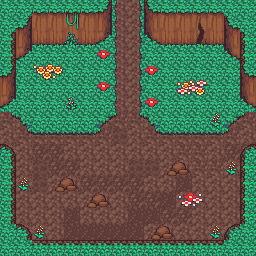

This is a level from a 2D game, rendered from its Tiled map with the project's own tilesets. A one-line summary and the complete map file follow:
An orthogonal 16x16 tile map with 16x16 px tiles, 4 tile layers (Base, Detalhes do Chão, TemplateParedes, Paredes) and 17 objects (17x Wall).

<map version="1.5" tiledversion="1.6.0" orientation="orthogonal" renderorder="right-down" width="16" height="16" tilewidth="16" tileheight="16" infinite="0" nextlayerid="7" nextobjectid="23">
 <tileset firstgid="1" source="texture/Jungle_Tileset.tsx" />
 <layer id="1" name="Base" width="16" height="16">
  <data encoding="csv">
46,46,46,46,184,46,46,46,46,46,46,46,46,46,46,46,
46,46,46,46,206,46,46,46,46,46,46,46,46,46,46,46,
46,46,46,46,228,24,46,46,46,46,46,46,46,46,46,46,
46,46,24,24,24,24,24,61,63,24,24,24,24,24,46,46,
46,24,24,24,24,24,24,61,63,24,24,24,24,24,24,46,
46,24,24,24,24,24,24,61,63,24,24,24,24,24,24,46,
46,24,24,24,24,24,24,61,63,24,24,24,24,24,24,46,
64,41,24,24,24,24,39,65,64,41,24,24,24,24,39,65,
46,64,40,40,40,40,65,46,46,64,40,40,40,40,65,46,
46,46,46,46,46,46,46,46,46,46,46,46,46,46,46,46,
46,46,46,46,46,46,46,46,46,46,46,46,46,46,46,46,
46,46,46,46,46,46,46,46,46,46,46,46,46,46,46,46,
46,46,46,46,46,46,46,46,46,46,46,46,46,46,46,46,
46,46,46,46,46,46,46,46,46,46,46,46,46,46,46,46,
46,46,46,46,46,46,46,46,46,46,46,46,46,46,46,46,
46,46,46,46,46,46,46,46,46,46,46,46,46,46,46,46
</data>
 </layer>
 <layer id="2" name="Detalhes do Chão" width="16" height="16">
  <data encoding="csv">
0,0,0,184,184,0,0,0,0,0,0,0,0,0,0,0,
0,0,0,206,206,0,0,0,0,0,0,0,0,0,0,0,
0,0,0,228,228,0,0,0,0,0,0,0,0,0,0,0,
0,24,24,24,24,24,71,61,63,24,24,24,24,24,0,0,
0,24,92,93,24,24,24,61,63,71,24,24,24,24,24,0,
0,24,24,24,24,24,71,61,63,24,24,94,95,24,24,0,
0,24,24,24,118,24,24,61,63,71,24,24,24,24,24,0,
0,0,0,0,0,0,0,0,0,0,0,0,0,119,0,0,
0,0,0,0,0,0,0,49,0,0,0,0,0,0,0,0,
0,0,48,48,0,0,0,0,0,0,0,47,47,0,48,48,
0,0,49,48,48,0,0,0,49,49,137,138,47,47,119,0,
0,119,49,137,138,48,48,48,48,0,0,50,0,0,0,0,
0,0,0,0,0,137,138,0,48,48,50,96,97,0,0,0,
0,0,0,0,50,0,0,0,50,50,48,48,0,0,0,0,
0,0,119,0,50,50,50,50,50,137,138,0,0,119,0,0,
0,0,0,0,0,0,0,0,0,0,0,0,0,0,0,0
</data>
 </layer>
 <layer id="3" name="TemplateParedes" width="16" height="16" locked="1">
  <data encoding="csv">
24,24,223,223,223,223,224,61,63,222,223,223,223,223,24,24,
24,224,245,245,245,245,246,61,63,244,245,245,245,245,222,24,
202,246,267,267,267,267,268,61,63,266,267,267,267,267,244,200,
202,268,0,0,0,0,0,0,0,0,0,0,0,0,266,200,
224,0,0,0,0,0,0,0,0,0,0,0,0,0,0,222,
246,0,0,0,0,0,0,0,0,0,0,0,0,0,0,244,
268,0,0,0,0,0,0,0,0,0,0,0,0,0,0,266,
0,0,0,0,0,0,0,0,0,0,0,0,0,0,0,0,
0,0,0,0,0,0,0,0,0,0,0,0,0,0,0,0,
180,0,0,0,0,0,0,0,0,0,0,0,0,0,0,178,
202,0,0,0,0,0,0,0,0,0,0,0,0,0,0,200,
202,0,0,0,0,0,0,0,0,0,0,0,0,0,0,200,
202,0,0,0,0,0,0,0,0,0,0,0,0,0,0,200,
202,0,0,0,0,0,0,0,0,0,0,0,0,0,0,200,
24,180,0,0,0,0,0,0,0,0,0,0,0,0,178,24,
24,24,179,179,179,179,180,0,0,178,179,179,179,179,24,24
</data>
 </layer>
 <layer id="5" name="Paredes" width="16" height="16">
  <data encoding="csv">
24,0,0,0,184,0,0,0,0,0,0,0,0,0,0,0,
24,0,0,0,206,0,0,0,0,0,0,0,288,0,0,0,
0,0,0,0,228,0,0,0,0,0,0,0,310,0,0,0,
0,0,0,0,0,0,0,0,0,0,0,0,0,0,0,0,
0,0,0,0,0,0,0,0,0,0,0,0,0,0,0,0,
0,0,0,0,0,0,0,0,0,0,0,0,0,0,0,0,
0,0,0,0,0,0,0,0,0,0,0,0,0,0,0,0,
0,0,0,0,0,0,0,0,0,0,0,0,0,0,0,0,
0,0,0,0,0,0,0,0,0,0,0,0,0,0,0,0,
0,0,0,0,0,0,0,0,0,0,0,0,0,0,0,0,
0,0,0,0,0,0,0,0,0,0,0,0,0,0,0,0,
0,0,0,0,0,0,0,0,0,0,0,0,0,0,0,0,
0,0,0,0,0,0,0,0,0,0,0,0,0,0,0,0,
0,0,0,0,0,0,0,0,0,0,0,0,0,0,0,0,
0,0,0,0,0,0,0,0,0,0,0,0,0,0,0,0,
24,0,0,0,0,0,179,179,179,179,0,0,0,0,0,24
</data>
 </layer>
 <objectgroup id="6" name="Obstacles">
  <object id="1" name="Wall" x="0" y="0" width="112" height="28" />
  <object id="2" name="Wall" x="144" y="0" width="112" height="28" />
  <object id="3" name="Wall" x="0" y="244" width="108" height="12" />
  <object id="4" name="Wall" x="148" y="244" width="108" height="12" />
  <object id="9" name="Wall" x="244" y="152" width="12" height="92" />
  <object id="10" name="Wall" x="0" y="152" width="12" height="92" />
  <object id="11" name="Wall" x="228" y="228" width="16" height="16" />
  <object id="12" name="Wall" x="0" y="28" width="12" height="68" />
  <object id="13" name="Wall" x="244" y="28" width="12" height="68" />
  <object id="14" name="Wall" x="12" y="228" width="16" height="16" />
  <object id="15" name="Wall" x="12" y="28" width="20" height="16" />
  <object id="16" name="Wall" x="224" y="28" width="20" height="16" />
  <object id="17" name="Wall" x="108" y="244" width="40" height="12" />
  <object id="18" name="Wall" x="168" y="164" width="20" height="4" />
  <object id="20" name="Wall" x="56" y="180" width="20" height="4" />
  <object id="21" name="Wall" x="88" y="196" width="20" height="4" />
  <object id="22" name="Wall" x="152" y="228" width="20" height="4" />
 </objectgroup>
</map>
